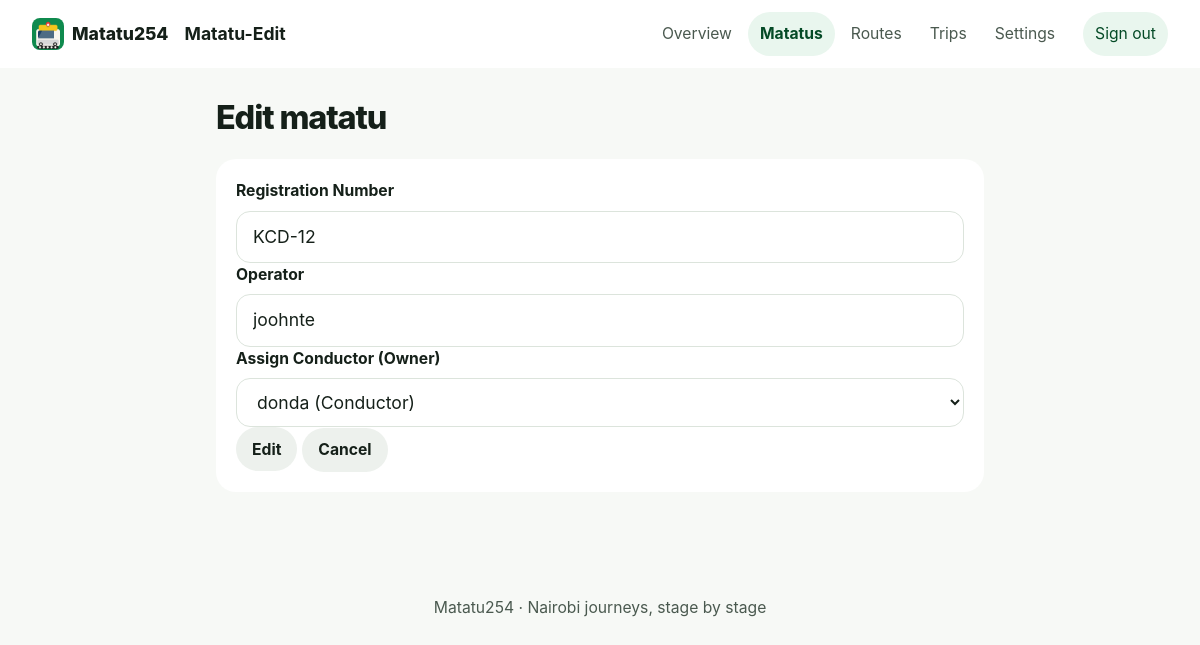
/management/matatus/2/edit/ (signed in), run on the app's committed database.
### fleet/models.py (models this page shows, shortened)
class Matatu(models.Model):
	registration_number = models.CharField(max_length=20, unique=True)
	operator = models.CharField(max_length=255)
	owner = models.ForeignKey(settings.AUTH_USER_MODEL, on_delete=models.CASCADE, related_name="matatus", null=True, blank=True)
	created_at = models.DateTimeField(auto_now_add=True)

### accounts/models.py (models this page shows, shortened)
class User(AbstractUser):
  PASSANGER = 'PASSANGER'
  CONDUCTOR = 'CONDUCTOR'
  ADMIN = 'ADMIN'
  ROLE_CHOICES = [
    (PASSANGER, 'Passenger'),
    (CONDUCTOR, 'Conductor'),
    (ADMIN, 'Admin')
  ]
  phone_number = models.CharField(max_length=15, unique=True, blank=True, null=True)
  role = models.CharField(max_length=20, choices=ROLE_CHOICES, default=PASSANGER)
  matatu = models.ForeignKey(
    'fleet.Matatu',
    on_delete=models.SET_NULL,
    null=True,
    blank=True,
    related_name='conductor',
    help_text='Matatu assigned to this conductor (1:1 per MVP)'
  )
  created_at = models.DateTimeField(auto_now_add=True)
  updated_at = models.DateTimeField(auto_now=True)

### management/views.py (the view, shortened to what this page needs)
# urls.py: path("matatus/<int:pk>/edit/", views.matatu_edit, name="matatu-edit"),
@login_required
@user_passes_test(is_admin)
def matatu_edit(request, pk):
    matatu = get_object_or_404(Matatu, pk=pk)
    from accounts.models import User
    conductors = User.objects.filter(role=User.CONDUCTOR)
    return render(request, "management/matatu_form.html", {
        'matatu': matatu,
        'conductors': conductors,
        'action': 'Edit'
    })

### management/views.py (called while the page is built)
def is_admin(user):
    return user.is_authenticated and user.role == 'ADMIN'

### management/templates/management/matatu_form.html (shortened to what this page needs)
{% extends 'base.html' %}
{% block content %}
  <div class="page-shell admin-form">
    <header class="page-heading"><div><h1>{{ action }} matatu</h1></div></header>
    <form method="post">
      <div class="admin-field">
        <label for="matatu-registration">Registration Number</label>
        <input id="matatu-registration" type="text" name="registration_number" value="{{ matatu.registration_number|default:'' }}" required autocomplete="off">
      </div>
      <div class="admin-field">
        <label for="matatu-operator">Operator</label>
        <input id="matatu-operator" type="text" name="operator" value="{{ matatu.operator|default:'' }}" required autocomplete="organization">
      </div>
      <div class="admin-field">
        <label for="matatu-owner">Assign Conductor (Owner)</label>
        <select id="matatu-owner" name="owner">
          {% for c in conductors %}
            <option value="{{ c.id }}" {% if matatu and matatu.owner_id == c.id %}selected{% endif %}>
              {{ c.username }} ({{ c.get_role_display }})
            </option>
          {% endfor %}
        </select>
      </div>
      <button type="submit" class="btn btn-primary">{{ action }}</button>
      <a class="btn btn-outline" href="{% url 'management:matatu-list' %}">Cancel</a>
    </form>
  </div>
{% endblock %}

### static/css/tokens.css (style rules this page uses)
:root { color-scheme: light; --brand-50: #e9f6ee; --brand-100: #ccead7; --brand-200: #a1d8b6; --brand-300: #71c18f; --brand-400: #44a96c; --brand-500: #00823e; --brand-600: #08753b; --brand-700: #075f32; --brand-800: #044a26; --brand-900: #03351c; --success: #08753b; --success-soft: #e9f6ee; --warning: #875700; --warning-soft: #fff3d6; --danger: #a33b30; --danger-soft: #fcebe8; --neutral-0: #ffffff; --neutral-50: #f7f9f6; --neutral-100: #edf1ed; --neutral-200: #dce4dc; --neutral-300: #c2cdc4; --neutral-400: #95a198; --neutral-500: #69776e; --neutral-600: #4a594f; --neutral-700: #344238; --neutral-800: #202d24; --neutral-900: #152019; --ink: var(--neutral-900); --ink-muted: var(--neutral-600); --surface: var(--neutral-0); --surface-raised: var(--neutral-0); --background: var(--neutral-50); --border: var(--neutral-200); --focus: #8b5d00; --skip-link-foreground: var(--neutral-0); --font-sans: Inter, ui-sans-serif, system-ui, -apple-system, BlinkMacSystemFont, "Segoe UI", sans-serif; --text-xs: clamp(.8125rem, .78rem + .12vw, .875rem); --text-sm: clamp(.9rem, .86rem + .16vw, .98rem); --text-md: clamp(1rem, .96rem + .2vw, 1.1rem); --text-lg: clamp(1.2rem, 1.06rem + .48vw, 1.5rem); --text-xl: clamp(1.55rem, 1.2rem + 1.1vw, 2.25rem); --text-display: clamp(2.4rem, 1.5rem + 4vw, 4.8rem); --line-tight: 1.08; --line-normal: 1.5; --space-0: 0; --space-1: .25rem; --space-0-25: .0625rem; --space-0-5: .125rem; --space-0-75: .1875rem; --space-1-5: .375rem; --space-2-5: .625rem; --space-3-5: .875rem; --space-2: .5rem; --space-3: .75rem; --space-4: 1rem; --space-5: 1.25rem; --space-6: 1.5rem; --space-8: 2rem; --space-10: 2.5rem; --space-12: 3rem; --space-16: 4rem; --space-20: 5rem; --space-24: 6rem; --space-25: 6.25rem; --space-30: 7.5rem; --page-gutter: clamp(var(--space-4), 4vw, var(--space-8)); --space-fluid-3: 3vw; --space-fluid-4: 4vw; --space-fluid-5: 5vw; --space-fluid-6: 6vw; --space-fluid-auth: 7vh; --page-shell-width: 68rem; --content-width: 76rem; --reading-width: 44rem; --screen-min-width: 20rem; --topbar-height: 3.25rem; --form-panel-width: 34rem; --form-large-width: 48rem; --scan-frame-max: 25rem; --scan-viewfinder-max: 15rem; --qr-image-max: 18.75rem; --stage-sticky-top: 4rem; --bottom-tabs-offset: 4.25rem; --home-min-height: 62vh; --landing-min-height: 75svh; --viewport-min-height: 100vh; --focus-outline-width: .1875rem; --stroke-2: .125rem; --stroke-3: .1875rem; --stroke-4: .25rem; --icon-size: 1.35rem; --route-map-label-size: 14px; --map-min-height: 22rem; --map-min-height-mobile: 15rem; --touch-target: 2.75rem; --border-width: 1px; --link-offset: .18em; --heading-tracking: -.035em; --title-tracking: -.06em; --title-line-height: .98; --small-hover-rise: -.0625rem; --small-press-scale: .97; --meter-line-height: .125rem; --route-stage-line: .1875rem; --scan-frame-width: 70vw; --scan-finder-width: 56vw; --scan-pulse-travel: 6rem; --scan-pulse-opacity: .65; --scan-line-opacity: .55; --scan-marker-scale: 1.18; --count-change-scale: 1.04; --content-arrive-opacity: .35; --tab-arrive-scale: .25; --page-shift-distance: var(--space-4); --table-min-column: 17rem; --qr-page-width: 45rem; --home-route-text-min: 3.5rem; --scan-video-ratio-x: 4; --scan-video-ratio-y: 3; --route-map-ratio-x: 5; --route-map-ratio-y: 3; --scan-window-border: var(--stroke-4); --visually-hidden-size: 1px; --border-radius-full: 50%; --content-stagger-1: 30ms; --content-stagger-2: 60ms; --content-stagger-3: 90ms; --content-stagger-4: 120ms; --content-stagger-5: 150ms; --tabbar-wide-width: 28rem; --tabbar-wide-transform-hidden: 150%; --content-limit-hero-wide: 15ch; --home-route-min-mobile: 2.75rem; --landing-title-mobile-min: 2.7rem; --landing-title-mobile-max: 4.2rem; --ticket-title-mobile-max: 4rem; --landing-title-mobile-width: 13vw; --ticket-title-mobile-width: 14vw; --ticket-mobile-height: 62svh; --landing-desktop-column-min: 20rem; --scan-desktop-column-min: 16rem; --map-min-height-mobile: 15rem; --motion-off-duration: .01ms; --radius-sm: .5rem; --radius-md: .875rem; --radius-lg: 1.25rem; --radius-xl: 1.75rem; --radius-pill: 999px; --shadow-float: 0 1rem 2.5rem rgb(21 32 25 / .14); --shadow-sheet: 0 .5rem 1.5rem rgb(21 32 25 / .09); --z-base: 0; --z-content: 1; --z-header: 20; --z-tabbar: 30; --z-banner: 40; --z-dialog: 50; --dur-fast: 150ms; --dur-base: 250ms; --dur-slow: 400ms; --dur-skeleton: 1400ms; --dur-scan: 2s; --dur-pulse: 1600ms; --ease-out: cubic-bezier(.22, 1, .36, 1); --ease-standard: cubic-bezier(.2, 0, 0, 1); }

### data on the page
Matatu: registration_number "KCD-12", operator "joohnte", owner "donda (Conductor)"

### other printed values
{{ request.resolver_match.url_name|default:'Matatu254'|title }} "Matatu-Edit"
{{ action }} "Edit"
